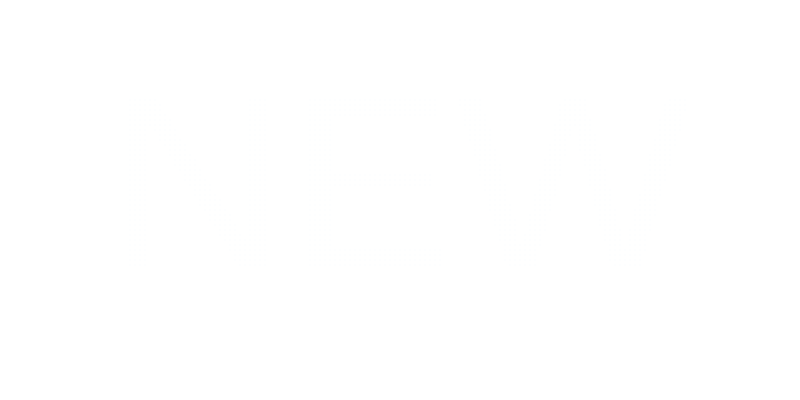
Frame 1 (no input)
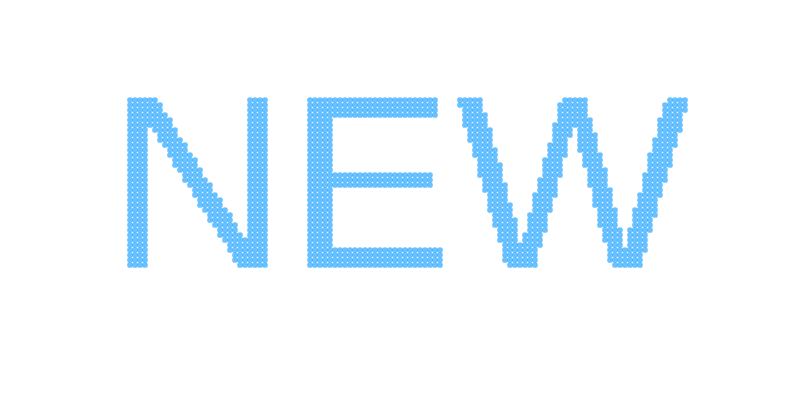
Frame 60 (no input)
Frame 120 (the mouse pressed at the canvas centre since frame 60): identical to frame 60, image omitted

The p5.js sketch that drew these frames (run headless with seeded random() and noise() and a simulated clock; from frame 60 on, the mouse is pressed at the canvas centre):

// p5.js sketch
// ── sketch.js
let particles = [];

function setup() {
  pixelDensity(1);
  createCanvas(800, 400);
  let pg = createGraphics(800, 400);
  pg.pixelDensity(1);
  pg.background(255);
  pg.textSize(250);
  pg.textAlign(CENTER, CENTER);
  pg.text("NEW", width/2, height/2);

  for (let x = 0; x < width; x += 5) {
    for (let y = 0; y < height; y += 5) {
      if (pg.get(x, y)[0] < 128) {
        particles.push(new Particle(x, y));
      }
    }
  }
}

function draw() {
  background(255);
  for (let p of particles) {
    p.update();
    p.show();
  }
}

function mousePressed() {
  for (let p of particles) p.reset();
}

class Particle {
  constructor(x, y) {
    this.target = createVector(x, y);
    this.reset();
  }
  reset() {
    this.pos = createVector(this.target.x, this.target.y);
    this.size = 0;
  }
  update() {
    this.size = lerp(this.size, 6, 0.05);
  }
  show() {
    noStroke();
    fill(0, 150, 255, 150);
    ellipse(this.pos.x, this.pos.y, this.size);
  }
}
